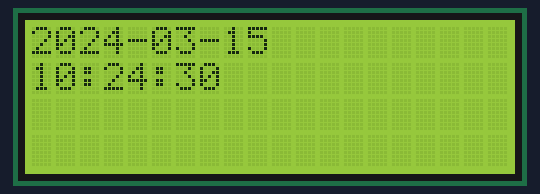
Simulated run of this program. Board: Raspberry Pi (BCM pin numbers). Shown: 20×4 character LCD. The clock reads 2024-03-15 10:24:30 at power-on unless the program sets it; what the program prints to the terminal is not drawn.

Above: at 0.1 s.
At 4.3 s:
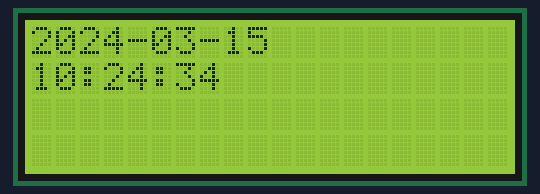
At 7.4 s:
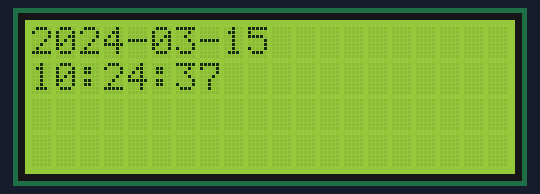
At 18.8 s:
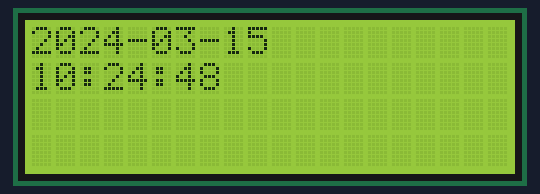
At 29.2 s:
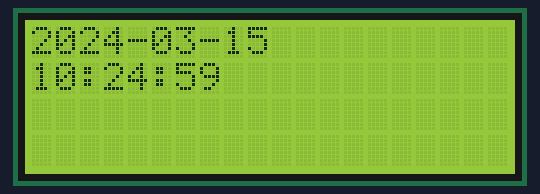
At 38.5 s:
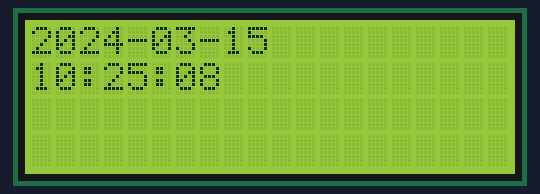

The program:

read_time.py
```python
import time
import board
import busio
import adafruit_ds1307
from RPLCD.i2c import CharLCD

# Initialize I2C interface
i2c = busio.I2C(board.SCL, board.SDA)

# RTC setup
rtc = adafruit_ds1307.DS1307(i2c)

# LCD setup (change 0x27 if your LCD has a different I2C address)
lcd = CharLCD('PCF8574', 0x27)

# ✅ Set RTC time (run once, then comment this line out)
# rtc.datetime = time.struct_time((2025, 4, 9, 10, 42, 0, 0, -1, -1))

print("Time written to RTC. Displaying on LCD...")

# ✅ Display time loop
while True:
    t = rtc.datetime
    date_str = "{:04d}-{:02d}-{:02d}".format(t.tm_year, t.tm_mon, t.tm_mday)
    time_str = "{:02d}:{:02d}:{:02d}".format(t.tm_hour, t.tm_min, t.tm_sec)

    lcd.clear()
    lcd.write_string(date_str)
    lcd.crlf()
    lcd.write_string(time_str)

    time.sleep(1)
```

Measured:
- what the display in image 1 shows lasts 1.1 s, from 4.2 s to 5.3 s
